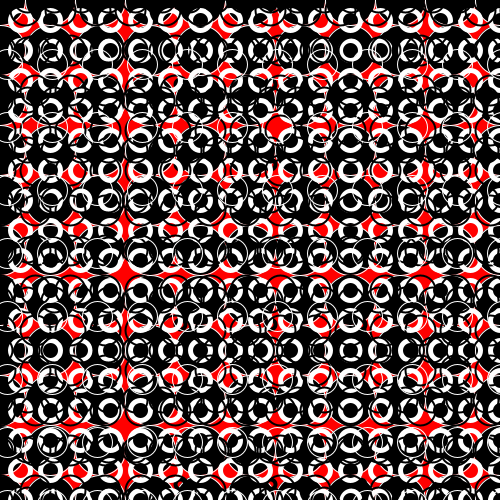
Frame 1 (no input)
Frame 60 (the mouse pressed at the canvas centre just before this capture): identical to frame 1, image omitted
Frame 120 (the mouse held since frame 60 and released just before this capture): identical to frame 1, image omitted

The Processing sketch that drew this single still picture (run headless with seeded random() and noise(); from frame 60 on, the mouse is pressed at the canvas centre):

// Processing sketch: processing_32940
// ── processing_32940.pde

int i=0;
int j=0;
int k=5;
int l=5;
int m=0;
int n=7;
int o=0;
int p=0;
int q=4;
int r=20;
int s=20;
int t=64;

void setup () {
  size (500,500);
  background (255,0,0);
  smooth();

 fill(0);
 stroke (255);
  while (j<11){
   
    while (i<11){
    ellipse (i*50, j*50, 50, 50);
    i=i+1;
    }
    j=j+1;
    i=0;
  }
  noFill();
  stroke (0);
 strokeWeight (4);
 while (q<521){
 
 while (p<521){
 ellipse (p*6, q, 10, 10);
 p=p+15;
 }
 q=q+80;
 p=0;
 }
 
}

void draw (){
 
  strokeWeight (5);
stroke (255);

while (s<521){
while (r<521){
ellipse (r, s, 20, 20);
r=r+30;
}
s=s+30;
r=20;
}
  
  strokeWeight (2);
  stroke (0);
 while (l<521){ 
   
 while (k<521){ 
 ellipse (k*5, l*2, 30, 30);
k=k+7;
}
l=l+20;
k=0;
 }
  
  while (o<521){
  
 while (m<521){
ellipse (m*3, o*5, 25, 25);
 m=m+9;
 }
 o=o+10;
 m=0;
  }
strokeWeight(1);
stroke (255);
while (t<521){
while (n<521){
 ellipse (n, t, 30, 30);
n=n+45;
}
t=t+63;
n=7;
}

}
